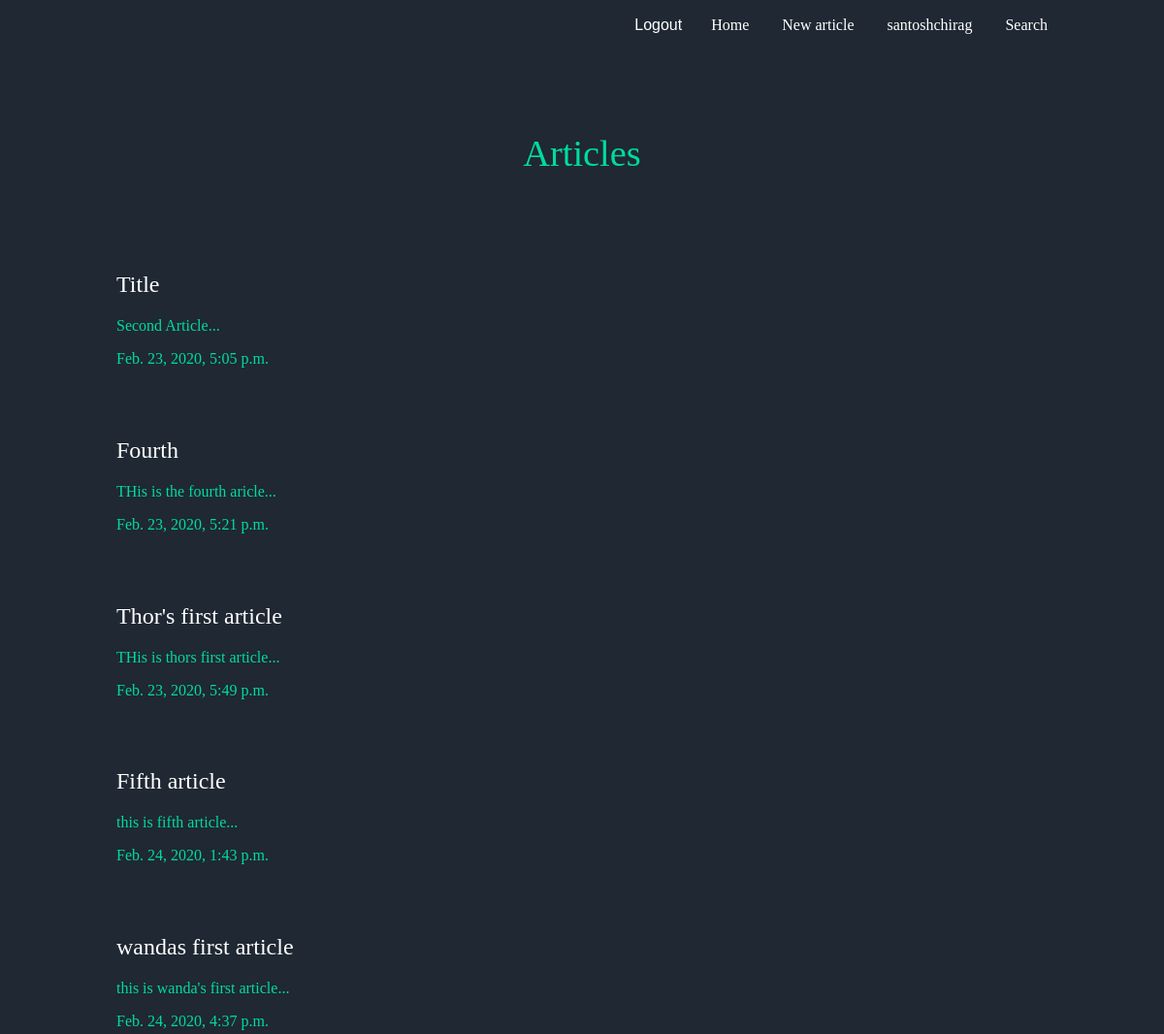
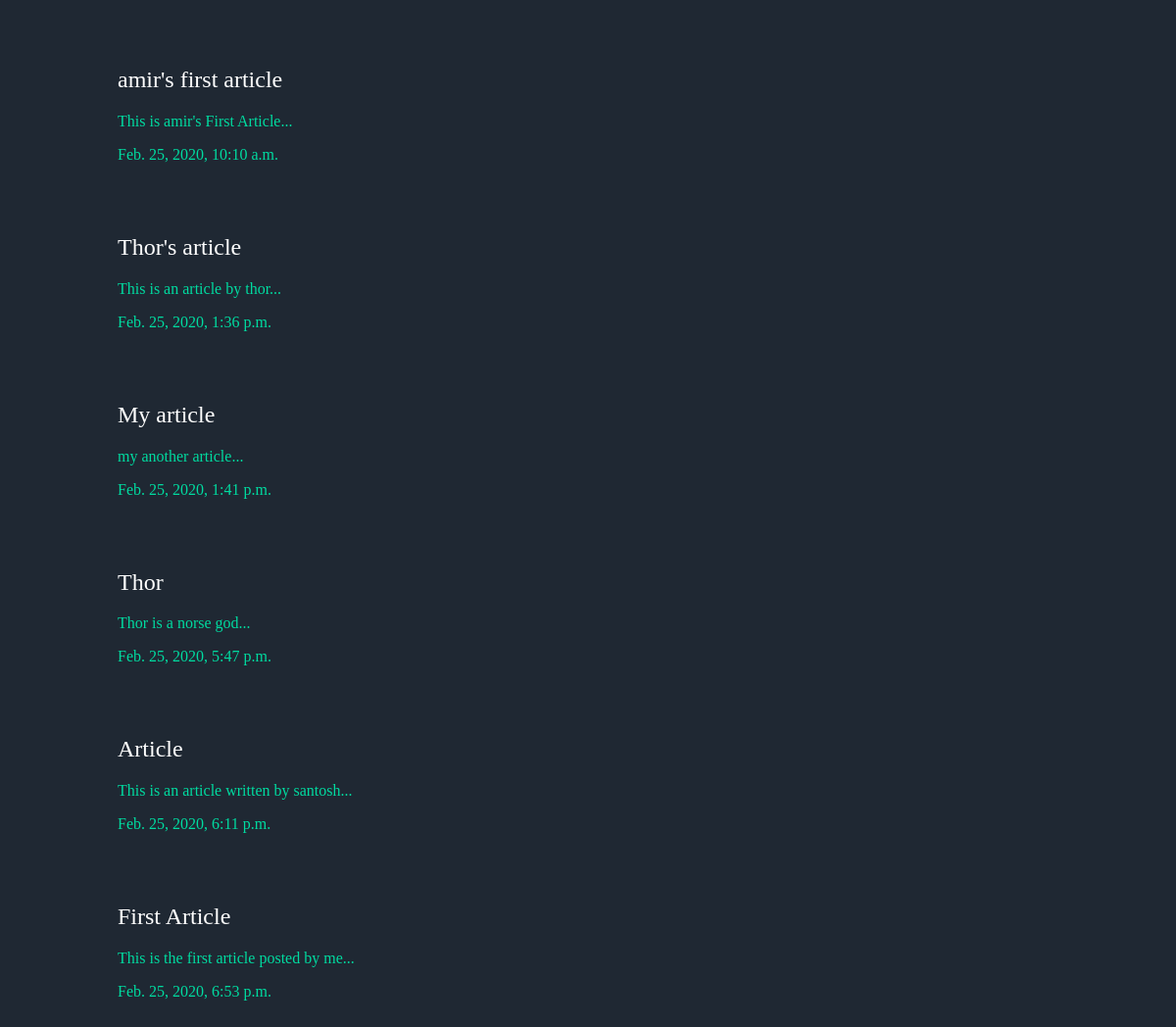
Screenshot of /articles/ (signed in) with the database file from the repository (2 pictures, top to bottom).
### articles/models.py (models this page shows, shortened)
class Article(models.Model):
    title = models.CharField(max_length=100)
    slug = models.SlugField()
    body = models.TextField()
    date = models.DateTimeField(auto_now_add=True)
    thumb = models.ImageField(default="default.png",blank=True)
    author = models.ForeignKey(User,default=None,on_delete=models.PROTECT)
    type = models.CharField(max_length=20)
    def snippet(self):
        return self.body[:50] + "..."

### articles/views.py (the view)
# urls.py: path('',views.article_list,name="list"),
def article_list(request):
    articles = Article.objects.filter(type='Public').order_by('date')
    return render(request,'articles/article_list.html',{'articles':articles})

### articles/templates/articles/article_list.html (shortened to what this page needs)
{% extends 'base_layout.html' %}
{% block content%}
    <h1>Articles  </h1>
<div class="wrapper">
    <table class="tab">
        <tr>
        {% for article in articles%}
                <h2> <a href="{% url 'articles:detail' slug=article.slug %}"> {{article.title}}</a> </h2>
                <p>{{article.snippet}} </p>
                <p>{{article.date}} </p>
            <br><br>
        {% endfor %}
        </tr>
        </table>
    </div>
{% endblock content%}

### templates/base_layout.html (shortened to what this page needs)
{% load static %}
<!DOCTYPE html>
<html lang="en">
<head>
</head>
    <div class="wrapper">
        <nav>
            <ul>
                {% if user.is_authenticated%}
                <li>
                    <form class="logout-link" action="{% url 'accounts:logout'%}" method="post">
                        <button type="submit">Logout</button>
                    </form>
                </li>
                <li>
                    <a href="{% url 'articles:list' %}"> Home </a>
                    <a href="{% url 'articles:create' %}" style="margin-left: 30px">New article</a>
                    <a href="{% url 'articles:my_articles' %}" style="margin-left: 30px">{{ request.user.username}}</a>
                    <a href="{% url 'articles:search'  %}" style="margin-left: 30px"> Search</a>
                </li>
                {% else %}
                <li>
                    <a href="{% url 'accounts:login' %}">Login</a>
                     <a href="{% url 'accounts:signup' %}" style="margin-left: 30px">Signup</a>
                </li>
                {% endif %}
            </ul>
        </nav>
        {% block content%}
        {% endblock content%}
    </div>
</html>

### articles/templates/articles/article_list.html (style rules this page uses)
table,tr,td { border: 100px solid black; border-collapse: collapse; }
.tab { border: 1px solid black; border-collapse: collapse; }
tr,td { width:1000px; }

### rows the page displays
Article: title "Title", snippet "Second Article...", date "Feb. 23, 2020, 5:05 p.m."
Article: title "Fourth", snippet "THis is the fourth aricle...", date "Feb. 23, 2020, 5:21 p.m."
Article: title "Thor's first article", snippet "THis is thors first article...", date "Feb. 23, 2020, 5:49 p.m."
Article: title "Fifth article", snippet "this is fifth article...", date "Feb. 24, 2020, 1:43 p.m."
Article: title "wandas first article", snippet "this is wanda's first article...", date "Feb. 24, 2020, 4:37 p.m."
Article: title "amir's first article", snippet "This is amir's First Article...", date "Feb. 25, 2020, 10:10 a.m."
Article: title "Thor's article", snippet "This is an article by thor...", date "Feb. 25, 2020, 1:36 p.m."
Article: title "My article", snippet "my another article...", date "Feb. 25, 2020, 1:41 p.m."
Article: title "Thor", snippet "Thor is a norse god...", date "Feb. 25, 2020, 5:47 p.m."
Article: title "Article", snippet "This is an article written by santosh...", date "Feb. 25, 2020, 6:11 p.m."
Article: title "First Article", snippet "This is the first article posted by me...", date "Feb. 25, 2020, 6:53 p.m."

### other values shown
{{ request.user.username }} "santoshchirag"
